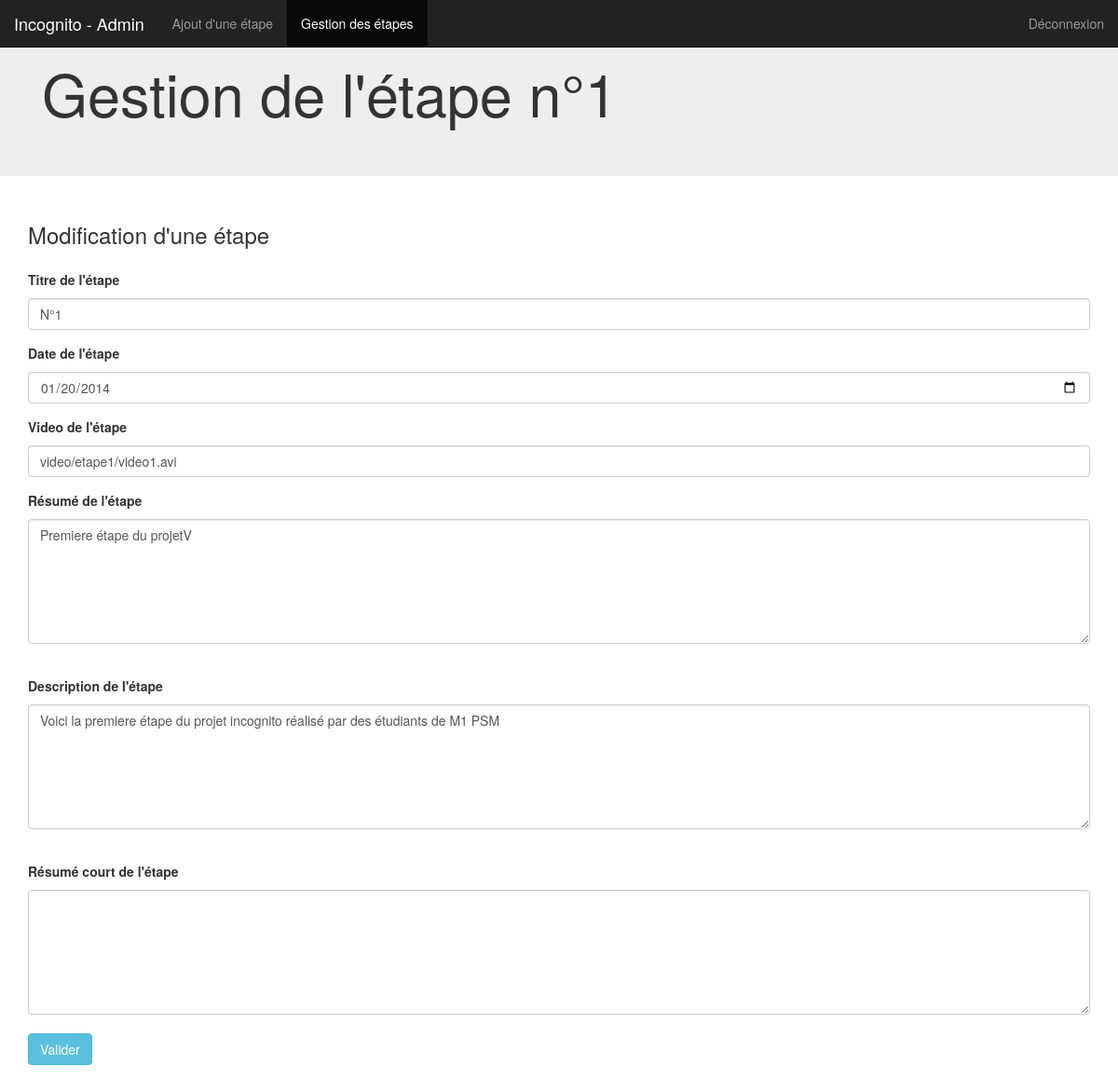
The page /admin/etapes-gestion-modif.php?etape=1 on the database its author committed.
### tables this page shows
CREATE TABLE IF NOT EXISTS `etape` (
  `Id_E` int(5) NOT NULL AUTO_INCREMENT,
  `Titre` varchar(200) NOT NULL,
  `Date` date NOT NULL,
  `Video` varchar(200) NOT NULL,
  `Resume` text NOT NULL,
  `Description` longtext NOT NULL,
  `ResumeCourt` varchar(255) NOT NULL,
  PRIMARY KEY (`Id_E`)
);

### admin/etapes-gestion-modif.php (the view, shortened to what this page needs)
<?php
	require_once("../datas/parametres.php");
	if (!empty($_GET['etape'])){
    $id = $_GET['etape'];
	}
?>
<!DOCTYPE html>
<html lang="fr">
  <head>
    <link href="css/bootstrap.css" rel="stylesheet">
  </head>
  <body>
    <nav class="navbar navbar-default navbar-fixed-top navbar-inverse" role="navigation">
        <div class="navbar-header">
           <a class="navbar-brand" href="index.php">Incognito - Admin</a>
        </div>
        <div class="collapse navbar-collapse" id="bs-example-navbar-collapse-1">
          <ul class="nav navbar-nav">
            <li>
              <a href="etapes-gestion-ajout.php">Ajout d'une étape</a>
            </li>
            <li class="active">
              <a href="#">Gestion des étapes</a>
            </li>
          </ul>
          <ul class="nav navbar-nav navbar-right">
            <li>
              <a href="utils/deconnexion.php">Déconnexion</a>
            </li>
          </ul>
        </div>
      </nav>
    <div class="jumbotron">
      <div class="container">
        <h1>Gestion de l'étape n°<?php echo $id;?></h1>
      </div>
    </div>
    <div class="container">
      <div class="row">
        <div class="col-md-12">
          <h3>Modification d'une étape</h3>
           <?php
            $req = $PDO->prepare('SELECT *  FROM `etape` WHERE Id_E = :id');
            $req->execute(array(
                ":id"=> $id
            ));
            $resultat = $req->fetchAll(PDO::FETCH_ASSOC);
            foreach ($resultat as $donnees) {
          ?>
          <form class="form-group" role="form" method="POST" action="script/etapes-gestion-modif-traitement.php">
            <label for="etape_titre">Titre de l'étape</label>
            <input type="text" class="form-control" size="80" name="etape_titre" id="etape_titre" value="<?php echo $donnees["Titre"];?>">
            <label for="etape_date">Date de l'étape</label>
            <input type="date" class="form-control" name="etape_date" id="etape_date" value="<?php echo $donnees["Date"];?>">
            <label for="etape_video">Video de l'étape</label>
            <input type="text" class="form-control" size="80" name="etape_video" id="etape_video" value="<?php echo $donnees["Video"];?>">
            <label for="etape_resume">Résumé de l'étape</label>
            <textarea class="form-control" rows="6" name="etape_resume" id="etape_resume"><?php echo $donnees["Resume"];?></textarea>
            <label for="etape_description">Description de l'étape</label>
            <textarea class="form-control" rows="6" name="etape_description" id="etape_description"><?php echo $donnees["Description"];?></textarea>
            <label for="etape_resume_court">Résumé court de l'étape</label>
            <textarea class="form-control" rows="6" name="etape_resume_court" id="etape_resume_court"><?php echo $donnees["ResumeCourt"];?></textarea>
            <button type="submit" class="btn btn-info">Valider</button>
          </form>
          <?php
           }
          ?>
        </div>
      </div>
    </div>
  </body>
</html>

### rows shown on the page
etape: etape_titre "N°1", etape_date "01/20/2014", etape_video "video/etape1/video1.avi", etape_resume "Premiere étape du projetV", etape_description "Voici la premiere étape du projet incognito réalisé par des étudiants de M1 PSM"

### other values the page prints
$id "1"
